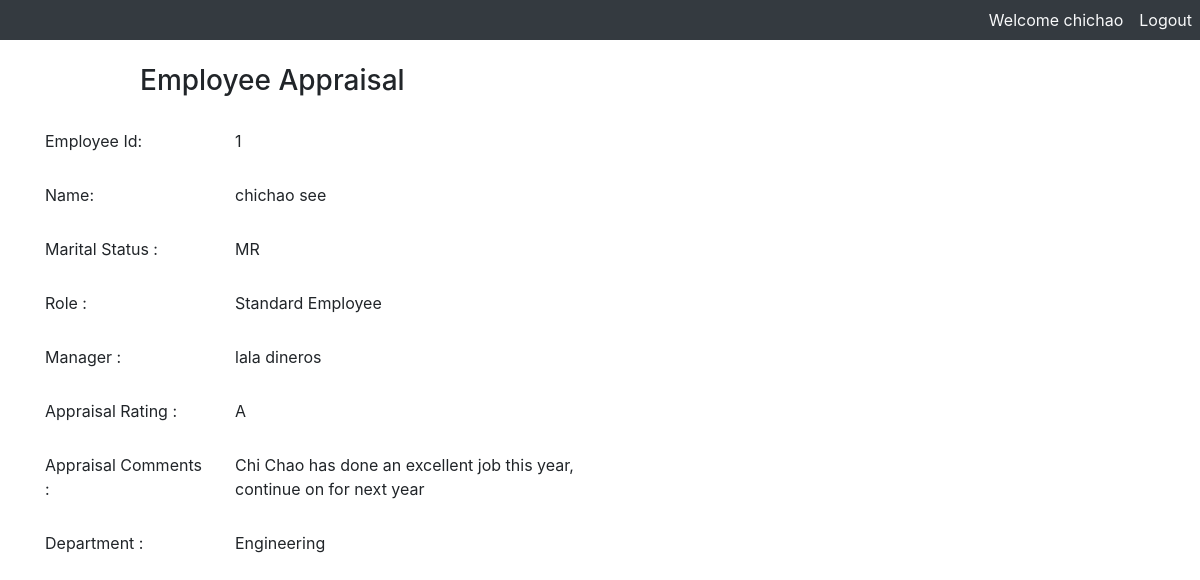
Screenshot of / (signed in) with the database file from the repository.
### employee/models.py (models this page shows, shortened)
class Employee(models.Model):
    MARRIED ='MR'
    SINGLE = 'SN'
    DIVORCED = 'DI'
    WIDOWED = 'WI'
    MALE = 'M'
    FEMALE = 'F'
    marital_status = (
        (MARRIED, "Married"),
        (SINGLE, "Single"),
        (DIVORCED, "Divorced"),
        (WIDOWED, "Widowed")
    )
    gender = (
        (MALE,"male"),
        (FEMALE,"female")
    )
    EmpId = models.IntegerField(primary_key = True)
    first_name = models.CharField('First_Name',max_length=45)
    last_name = models.CharField('Last_Name',max_length=45)
    marital_status = models.CharField('Marital_Status',max_length=15, choices = marital_status)
    phone_number = PhoneNumberField('Phone_Number',unique = True)
    address = models.CharField('Address',max_length=50)
    gender = models.CharField('Gender',max_length=10,choices = gender)
    date_of_birth = models.DateField()
    date_of_joining = models.DateField()
    date_of_leaving = models.DateField('Date_of_Leaving',help_text='The Leaving Date determines whether it is an Active Employee',blank=True, null=False, default='9999-12-31')
    manager_id = models.ForeignKey('Manager', on_delete=models.CASCADE, blank=True, null=True)
    role_id = models.ForeignKey(Roles, on_delete=models.CASCADE)
    dept_id = models.ForeignKey(Department,on_delete=models.CASCADE,blank=True, null=True)
    user_id = models.ForeignKey(User, on_delete=models.CASCADE, blank=True,null=True)
    last_update = models.DateField(auto_now_add=True)
    def Is_Active_Employee(self):
        return self.date_of_leaving >= date.today()
    Is_Active_Employee.boolean = True

class Roles(models.Model):
    role_id = models.IntegerField(primary_key = True)
    role = models.CharField(max_length=20, unique=True)
    description = models.CharField(max_length=100)
    last_update = models.DateTimeField(auto_now_add=True)
    class Meta:
        verbose_name_plural = "Roles"
    def __str__(self):
        return f"{self.role +' '+ self.description}"

class Manager(models.Model):
    mgr_id = models.IntegerField(primary_key = True)
    first_name = models.CharField('First_Name',max_length=45)
    last_name = models.CharField('Last_Name',max_length=45)
    emp_id = models.IntegerField()
    def __str__(self):
        return (self.first_name + ' ' + self.last_name)
    class Meta:
        verbose_name_plural = "Managers"

class Appraisal(models.Model):
    appraisal_id = models.IntegerField(primary_key=True)
    app_supervisor_comments = models.TextField()
    rating_id = models.ForeignKey(Rating,on_delete=models.CASCADE, blank=True, null=True)
    dept_id = models.ForeignKey(Department,on_delete=models.CASCADE, blank=True, null=True)
    emp_id = models.ForeignKey(Employee,on_delete=models.CASCADE, blank=True, null=True)
    appraisal_date = models.DateField('Appraisal_Year', blank=True, null=True)
    last_update = models.DateField(auto_now_add=True)
    class Meta:
        verbose_name_plural = 'Appraisals'

class Rating(models.Model):
    Best_Performer ='A+'
    Excellent = 'A'
    Very_Good = 'B+'
    Good = 'B'
    Competent = 'C+'
    Average = 'C'
    Poor = 'D'
    Fail = 'F'
    rating = (
        (Best_Performer, "A+"),
        (Excellent, "A"),
        (Very_Good, "B+"),
        (Good, "B"),
        (Competent, "C+"),
        (Average, "C"),
        (Poor, "D"),
        (Fail, "F"),
    )
    rating_id = models.IntegerField(primary_key=True)
    grade = models.CharField('Grade',max_length=15, choices = rating)
    grade_description = models.CharField("Grade Description", max_length=60)
    last_update = models.DateField(auto_now_add=True)
    class Meta:
        verbose_name_plural = 'Ratings'
    def __str__(self):
        return (self.grade)

class Department(models.Model):
    dept_id = models.IntegerField(primary_key=True)
    dept_name = models.CharField('Department',max_length=50, unique=True)
    Is_Active = models.BooleanField(default=True)
    last_update = models.DateTimeField(auto_now_add=True)
    def __str__(self):
        return (self.dept_name)
    class Meta:
        verbose_name_plural = "Departments"

### employee/views.py (the view)
# urls.py: path('', views.emp, name="home"),
@login_required(login_url = 'login')
def emp(request):
     if request.method == 'GET':
        current_user_id = request.user.id
        if request.user.is_superuser:
            return redirect('http://127.0.0.1:8000/employee')
        else:
            employee = Employee.objects.get(user_id = current_user_id)
            employee_id = employee.EmpId
            if Manager.objects.filter(emp_id = employee_id):
                manager_id = Manager.objects.filter(emp_id = employee_id).values('mgr_id')[0]['mgr_id']
                selected_employees = Employee.objects.filter(manager_id = manager_id)
                context = {'employees':selected_employees}
                return render(request,'show.html',context)
            else:
                appraisal = Appraisal.objects.get(emp_id = employee_id)
                context = {'form':employee, 'appraisal':appraisal}
                return render(request,'index.html',context)

### employee/templates/index.html (shortened to what this page needs)
<!DOCTYPE html>
<html lang="en">
<head>
    {% load static %}
    <link rel="stylesheet" href="https://stackpath.bootstrapcdn.com/bootstrap/4.3.1/css/bootstrap.min.css"
integrity="sha384-ggOyR0iXCbMQv3Xipma34MD+dH/1fQ784/j6cY/iJTQUOhcWr7x9JvoRxT2MZw1T">
</head>
<body>
<div class="nav navbar-expand-md navbar-light bg-dark">
  <div class="collapse navbar-collapse flex-grow-1 text-right" id="myNavbar7">
    <ul class="navbar-nav ml-auto flex-nowrap">
        <li class="nav-item">
            <a href="#" class="nav-link text-light">Welcome {{request.user}}</a>
        </li>
        <li class="nav-item">
          <a href="{% url 'logout' %}" class="nav-link text-light">Logout</a>
      </li>
    </ul>
  </div>
</div>
<div>
<form method="POST" class="post-form" action="/emp">
    <div class="container">
<br>
    <div class="form-group row">
    <label class="col-sm-1 col-form-label"></label>
    <div class="col-sm-4">
    <h3>Employee Appraisal</h3>
    </div>
  </div>
    <div class="form-group row">
    <label class="col-sm-2 col-form-label">Employee Id:</label>
    <div class="col-sm-4 col-form-label">{{ form.EmpId }}</div>
  </div>
  <div class="form-group row">
    <label class="col-sm-2 col-form-label">Name:</label>
    <div class="col-sm-4 col-form-label">
       {{ form.first_name }} {{ form.last_name}}
    </div>
  </div>
  <div class="form-group row">
    <label class="col-sm-2 col-form-label">Marital Status :</label>
    <div class="col-sm-4 col-form-label"> {{ form.marital_status}} </div>
  </div>
  <div class="form-group row">
    <label class="col-sm-2 col-form-label">Role :</label>
    <div class="col-sm-4 col-form-label"> {{ form.role_id}} </div>
  </div>
  <div class="form-group row">
    <label class="col-sm-2 col-form-label">Manager :</label>
    <div class="col-sm-4 col-form-label"> {{ form.manager_id}} </div>
  </div>
  <div class="form-group row">
    <label class="col-sm-2 col-form-label">Appraisal Rating :</label>
    <div class="col-sm-4 col-form-label"> {{ appraisal.rating_id}} </div>
  </div>
  <div class="form-group row">
    <label class="col-sm-2 col-form-label">Appraisal Comments :</label>
    <div class="col-sm-4 col-form-label"> {{ appraisal.app_supervisor_comments}} </div>
  </div>
  <div class="form-group row">
    <label class="col-sm-2 col-form-label">Department :</label>
    <div class="col-sm-4 col-form-label"> {{ appraisal.dept_id}} </div>
  </div>
    </div>
</form>
</div>
</body>
</html>

### rows the page displays
Employee: EmpId "1", first_name "chichao", last_name "see", marital_status "MR", role_id "Standard Employee", manager_id "lala dineros"
Appraisal: rating_id "A", app_supervisor_comments "Chi Chao has done an excellent job this year, continue on for next year", dept_id "Engineering"

### other values shown
{{ request.user }} "chichao"
